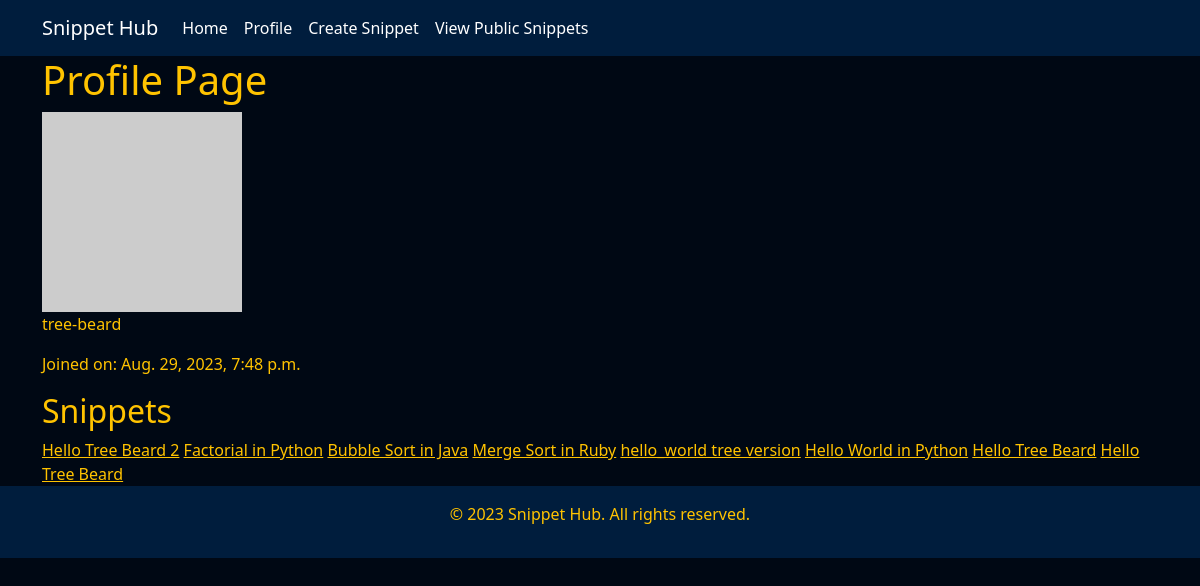
The page /profile/ (signed in) on the database as committed earlier.
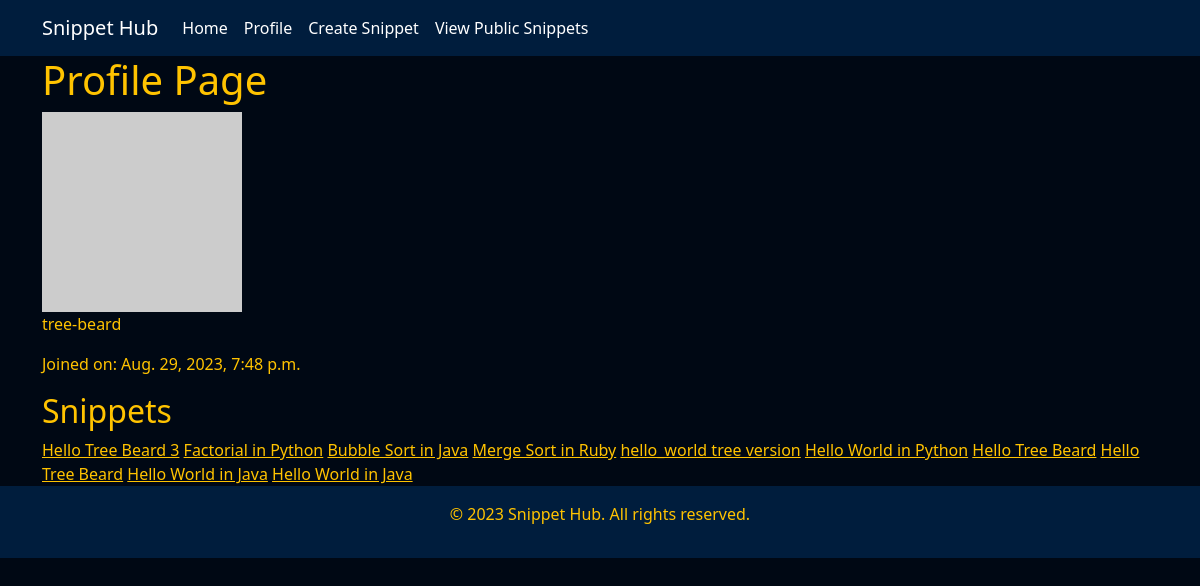
The same page on the database as committed later.
### snippets/models.py (models this page shows, shortened)
class Snippet(models.Model):
    title = models.CharField(max_length=100)
    language = models.CharField(max_length=100)
    code = models.TextField()
    description = models.TextField()
    created = models.DateTimeField(auto_now_add=True)
    modified = models.DateTimeField(auto_now=True)
    creator = models.ForeignKey('auth.User', related_name='snippets', on_delete=models.CASCADE)
    is_public = models.BooleanField(default=True)
    tags = models.ManyToManyField("Tag")
    copy_count = models.PositiveBigIntegerField(default=0)

### snippets/views.py (the view)
# urls.py: path('profile/', views.profile, name='profile'),  # Profile page
def profile(request):
    snippets = Snippet.objects.filter(creator=request.user)  # only fetch snippets created by the current user
    return render(request, 'snippets/profile.html', {'snippets': snippets})

### snippets/templates/snippets/profile.html (shortened to what this page needs)
{% extends 'base.html' %}
{% block content %}
    <h1>Profile Page</h1>
    <img src="https://robohash.org/{{ user.username }}" alt="Profile Picture" style="width:200px; height:200px;">
    <p> {{ user.username }}</p>
    <p>Joined on: {{ user.profile.date_created }}</p>
    <h2>Snippets</h2>
    {% for snippet in user.snippets.all %}
        <a href="{% url 'snippets:view_snippet' snippet.id %}">{{ snippet.title }}</a>
    {% endfor %}
{% endblock %}

Rows that differ between the two databases and show on the page:
changed Snippet: title "Hello Tree Beard 2" → "Hello Tree Beard 3"
added Snippet: title "Hello World in Java"
added Snippet: title "Hello World in Java"
